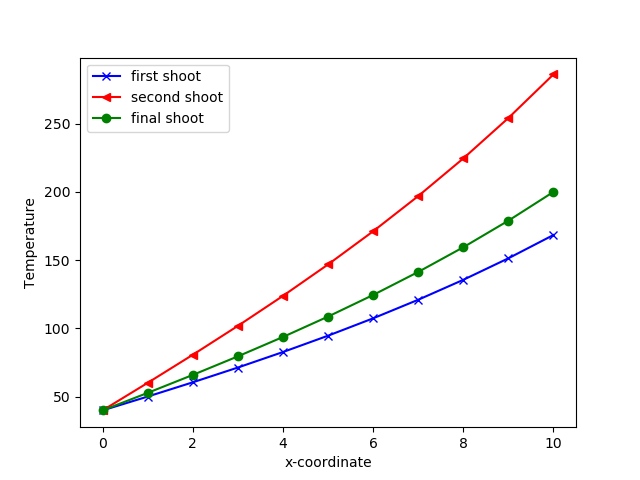

Generate this figure with Python:
import math
import numpy as np
import matplotlib.pyplot as plt

T0 = 20
h = 0.01
dx = 1

def douder(x,T,z):
	return h*(T-T0)

def heun(x,T,Z,func,step):
	"""returns T and Z at next x"""
	temp1 = douder(x,T,Z)
	temp2 = douder(x+step,T+(Z*step),Z+(temp1*step))
	Zi=Z+(temp1+temp2)/2
	Ti=T+(Z+Zi)/2
	return Ti,Zi

#I have used Heun's method to get to the next stpe for each Ti, but any other method can be used.
def shoot(func,start,end,step,Tin,Zin):
	n=int((end-start)/step)
	T=[None]*(n+1)
	Z=[None]*(n+1)
	T[0]=Tin
	Z[0]=Zin
	x=start
	for i in range(1,n+1):
		T[i],Z[i]=heun(x,T[i-1],Z[i-1],func,step)
		x += step
	return T

#main
x=np.arange(0,10+dx,dx)
t10=shoot(douder,0,10,dx,40,10)
plt.plot(x,t10,label='first shoot',color='b',marker='x')
t20=shoot(douder,0,10,dx,40,20)
plt.plot(x,t20,label ='second shoot',color='r',marker = '<')
a=t10[-1]
b=t20[-1]
Z=10*(200-(a-(b-a)))/(b-a)
fin = shoot(douder,0,10,dx,40,Z)
print(Z)
plt.plot(x,fin,label = 'final shoot',color = 'g',marker = 'o')
plt.legend(loc="upper left")
plt.xlabel('x-coordinate')
plt.ylabel('Temperature')
plt.savefig('shoot.png')